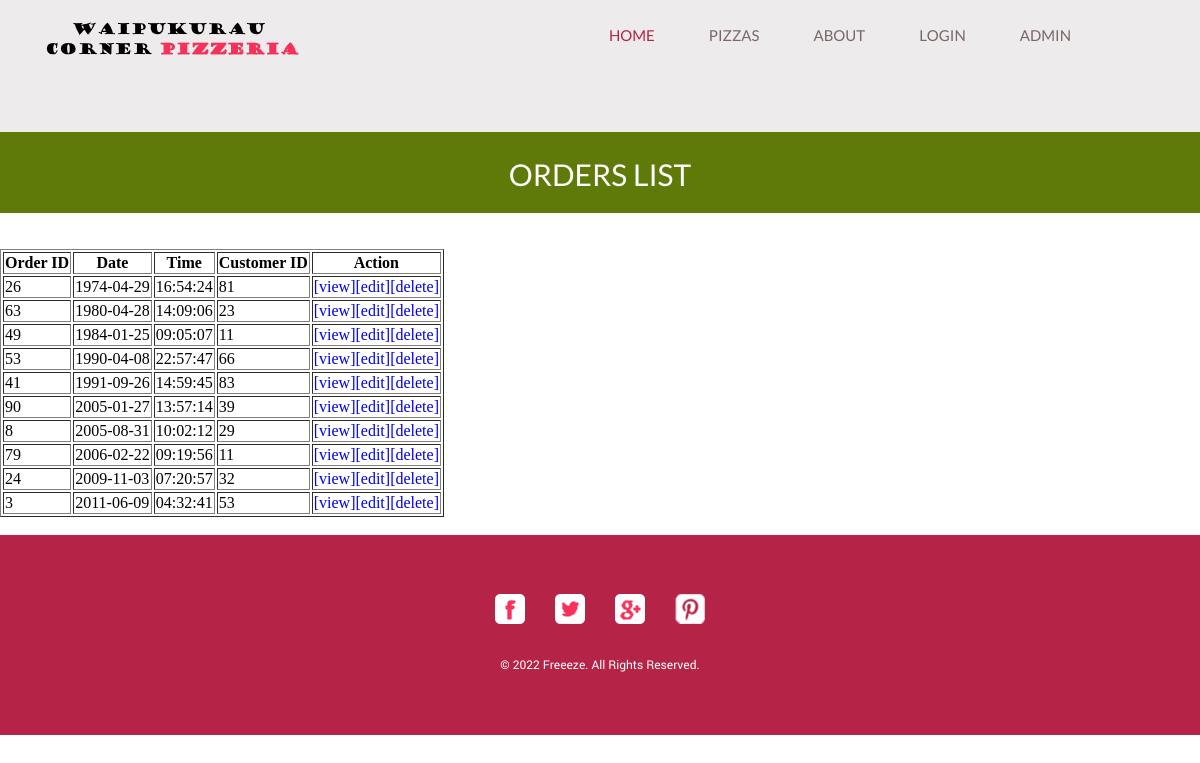
The app's page /listorders.php (signed in) with its own data.
### tables this page shows
CREATE TABLE IF NOT EXISTS orders (
  orderID INT UNSIGNED NOT NULL AUTO_INCREMENT,
  orderLineID INT UNSIGNED NOT NULL,
  customerID INT NOT NULL,
  orderDate DATE NOT NULL,
  orderTime TIME NOT NULL,
  extras TEXT NULL,
  totalCost FLOAT(32) NOT NULL,
  PRIMARY KEY (orderID)
) AUTO_INCREMENT=1;

### listorders.php (the view, shortened to what this page needs)
<?php
include "header.php";
include "menu.php";
$DBC = mysqli_connect("127.0.0.1", DBUSER, DBPASSWORD, DBDATABASE);
$query = 'SELECT orderID,orderDate,orderTime,customerID FROM orders ORDER BY orderDate';
$result = mysqli_query($DBC, $query);
$rowcount = mysqli_num_rows($result);
?>
<div id="body">
    <div class="header">
        <div>
            <h1>Orders List</h1>
        </div>
    </div>
</div>
<br><br>
<table border="1">
    <thead>
        <tr>
            <th>Order ID</th>
            <th>Date</th>
            <th>Time</th>
            <th>Customer ID</th>
            <th>Action</th>
        </tr>
    </thead>
    <?php
    if ($rowcount > 0) {
        while ($row = mysqli_fetch_assoc($result)) {
            $id = $row['orderID'];
            $oDate = $row['orderDate'];
            $otime = $row['orderTime'];
            $custID = $row['customerID'];
            echo '<tr><td>' . $id . '</td><td>' . $oDate . '</td><td>' . $otime . '</td><td>' . $custID . '</td>';
            echo     '<td><a href="vieworder.php?id=' . $id . '">[view]</a>';
            echo         '<a href="editorder.php?id=' . $id . '">[edit]</a>';
            echo         '<a href="deleteorder.php?id=' . $id . '">[delete]</a></td>';
            echo '</tr>' . PHP_EOL;
        }
    } else echo "<h2>No food items found!</h2>";
    echo "</table><br>";
    include "footer.php";
    ?>

### css/style.css (style rules this page uses)
body { margin: 0; padding: 0; position: relative; width: auto; }
a { text-decoration: none; outline: none; }
#body { margin: 0; overflow: hidden; padding: 0; position: relative; width: 100%; }
#body div.header { background-color: #5F7A08; margin: 0 auto; max-width: none; overflow: hidden; padding: 0; }
#body div.header div { margin: 0 auto; max-width: 960px; padding: 0; }
#body div.header div h1 { color: #FFFFFF; font-family: lato-regular-webfont; font-size: 30px; font-weight: normal; line-height: 30px; margin: 0; padding: 28px 0 23px; text-align: center; text-transform: uppercase; }
#body div { margin: 0 auto; max-width: 960px; padding: 7px 0 57px; }

### records on screen
orders: orderID "26", orderDate "1974-04-29", orderTime "16:54:24", customerID "81"
orders: orderID "63", orderDate "1980-04-28", orderTime "14:09:06", customerID "23"
orders: orderID "49", orderDate "1984-01-25", orderTime "09:05:07", customerID "11"
orders: orderID "53", orderDate "1990-04-08", orderTime "22:57:47", customerID "66"
orders: orderID "41", orderDate "1991-09-26", orderTime "14:59:45", customerID "83"
orders: orderID "90", orderDate "2005-01-27", orderTime "13:57:14", customerID "39"
orders: orderID "8", orderDate "2005-08-31", orderTime "10:02:12", customerID "29"
orders: orderID "79", orderDate "2006-02-22", orderTime "09:19:56", customerID "11"
orders: orderID "24", orderDate "2009-11-03", orderTime "07:20:57", customerID "32"
orders: orderID "3", orderDate "2011-06-09", orderTime "04:32:41", customerID "53"
